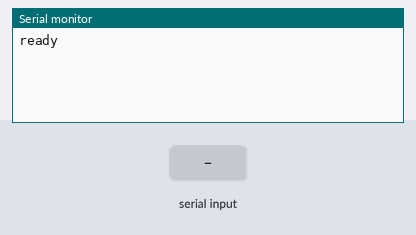
Bench run of a sketch on a simulated Arduino Uno, built with avr-gcc and run on an emulated ATmega328P. Shown: the last lines printed to the serial monitor. The inputs (shaded band) are chosen by the test bench.

Above: at 1.2 s.
1.3 s: "1" received over the second serial link
At 2.2 s:
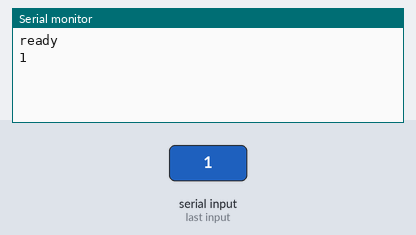
2.8 s: "0" received over the second serial link
At 3.3 s:
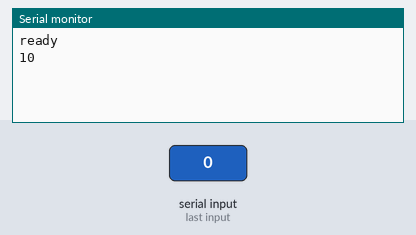

Measured:
- after the input at 1.3 s, the serial monitor: prints a new line at once (image 1)
- after the input at 2.8 s, the serial monitor: prints a new line at once (image 2)

The sketch:

simpleBluetooth.ino
```cpp
#include <SoftwareSerial.h>
SoftwareSerial Bluetooth(2,3);

char c=' ';
void setup()
{
  Serial.begin(9600);
  Serial.println("ready");
  Bluetooth.begin(9600);
}

void loop()
{
  if(Bluetooth.available())
  {
    c=Bluetooth.read();
    Serial.write(c);
  }
  if(Serial.available())
  {
    c=Serial.read();
    Bluetooth.write(c);
  }
}
```
